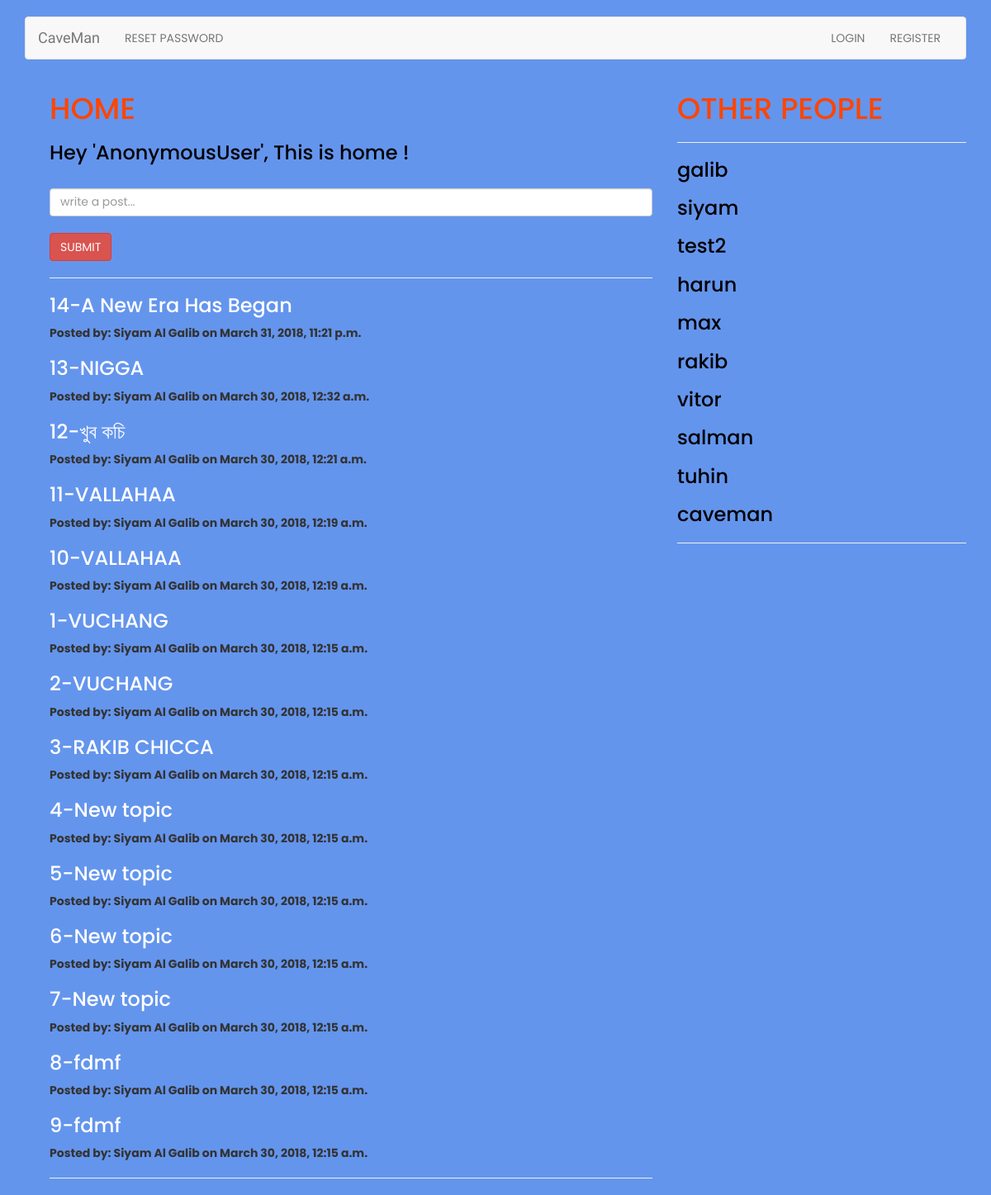
/home/, run on the app's committed database.
### home/models.py (models this page shows, shortened)
class Post(models.Model):
    post = models.CharField(max_length=500)
    user = models.ForeignKey(User)
    created = models.DateTimeField(auto_now_add=True)
    updated = models.DateTimeField(auto_now_add=True)

### home/views.py (the view, shortened to what this page needs)
class HomeView(TemplateView):
    template_name = 'home.html'
    def get(self, request, *args, **kwargs):
        form = HomeForm()
        posts = Post.objects.all().order_by('-created')
        users = User.objects.exclude(id=request.user.id)
        context = {'form': form, 'posts': posts, 'users': users}
        return render(request, self.template_name, context)

### home/forms.py
class HomeForm(forms.ModelForm):
    post = forms.CharField(widget=forms.TextInput(
        attrs={
            'class': 'form-control',
            'placeholder': 'write a post...',
        }
    ))
    class Meta:
        model = Post
        fields = ('post', )

### home/templates/home.html (shortened to what this page needs)
{% extends 'base.html' %}
{% block body %}
<div class="container">
    <div class="container container-fluid">
        <div class="col-md-8">
            <h1 style="color: orangered">HOME</h1>
            <h3 style="color: black">Hey '{{ user }}', This is home !</h3>
            <br>
            <form method="post">
                {{ form.post }}
                <br>
                <button type="submit" class="btn btn-danger">
                    SUBMIT
                </button>
            </form>
            <hr>
            {% for post in posts %}
                <h3 style="color: white">{{ post.pk }}-{{ post.post }}</h3>
                <p><b>Posted by: {{ post.user.get_full_name }} on {{ post.created }}</b></p>
            {% endfor %}
            <hr>
        </div>
        <div class="col-md-4">
            <h1 style="color: orangered">OTHER PEOPLE</h1>
            <hr>
            {% for user in users %}
                <a href="{% url 'accounts:view-profile' user.pk %}">
                    <h3 style="color: black">{{ user.username }}</h3>
                </a>
            {% endfor %}
            <hr>
        </div>
    </div>
</div>
{% endblock %}

### accounts/templates/base.html (shortened to what this page needs)
{% load static %}
<!DOCTYPE html>
<html lang="en">
    <head>
        <link rel="stylesheet" href="https://maxcdn.bootstrapcdn.com/bootstrap/3.3.7/css/bootstrap.min.css"
>
        <link rel="stylesheet" href="{% static 'accounts/style.css' %}">
    </head>
    <body>
        <br>
        <div class="container">
          <nav class="navbar navbar-default">
            <div class="container-fluid">
              <div class="navbar-header">
                <a class="navbar-brand" href="{% url 'home:home' %}">
                    CaveMan
                </a>
              </div>
              <div id="navbar" class="navbar-collapse collapse">
                  {% include 'MenuBar/menu_bar.html' %}
              </div>
            </div>
          </nav>
        </div>
        {% block body %}
        {% endblock %}
    </body>
</html>

### accounts/templates/MenuBar/menu_bar.html
{% if user.is_authenticated %}
    <ul class="nav navbar-nav">
        <li><a href="{% url 'home:home' %}">HOME</a></li>
        <li><a href="{% url 'accounts:view-profile' user.pk%}">PROFILE</a></li>
    </ul>
    <ul class="nav navbar-nav navbar-right">
        <li><a href="{% url 'accounts:logout' %}">LOGOUT</a></li>
    </ul>
{% else %}
    <ul class="nav navbar-nav">
        <li>
            <a href="{% url 'accounts:reset_password' %}">RESET PASSWORD</a>
        </li>
    </ul>
    <ul class="nav navbar-nav navbar-right">
        <li><a href="{% url 'accounts:login' %}">LOGIN</a></li>
        <li><a href="{% url 'accounts:register' %}">REGISTER</a></li>
    </ul>
{% endif %}

### accounts/static/accounts/style.css (style rules this page uses)
body { background-color: cornflowerblue; font-family: 'Poppins', sans-serif; }
.navbar-brand { font-family: 'Berkshire Swash', cursive; color: orangered; }

### data on the page
Post: pk "14", post "A New Era Has Began", user.get_full_name "Siyam Al Galib", created "March 31, 2018, 11:21 p.m."
Post: pk "13", post "NIGGA", user.get_full_name "Siyam Al Galib", created "March 30, 2018, 12:32 a.m."
Post: pk "12", post "খুব কচি", user.get_full_name "Siyam Al Galib", created "March 30, 2018, 12:21 a.m."
Post: pk "11", post "VALLAHAA", user.get_full_name "Siyam Al Galib", created "March 30, 2018, 12:19 a.m."
Post: pk "10", post "VALLAHAA", user.get_full_name "Siyam Al Galib", created "March 30, 2018, 12:19 a.m."
Post: pk "1", post "VUCHANG", user.get_full_name "Siyam Al Galib", created "March 30, 2018, 12:15 a.m."
Post: pk "2", post "VUCHANG", user.get_full_name "Siyam Al Galib", created "March 30, 2018, 12:15 a.m."
Post: pk "3", post "RAKIB CHICCA", user.get_full_name "Siyam Al Galib", created "March 30, 2018, 12:15 a.m."
Post: pk "4", post "New topic", user.get_full_name "Siyam Al Galib", created "March 30, 2018, 12:15 a.m."
Post: pk "5", post "New topic", user.get_full_name "Siyam Al Galib", created "March 30, 2018, 12:15 a.m."
Post: pk "6", post "New topic", user.get_full_name "Siyam Al Galib", created "March 30, 2018, 12:15 a.m."
Post: pk "7", post "New topic", user.get_full_name "Siyam Al Galib", created "March 30, 2018, 12:15 a.m."
Post: pk "8", post "fdmf", user.get_full_name "Siyam Al Galib", created "March 30, 2018, 12:15 a.m."
Post: pk "9", post "fdmf", user.get_full_name "Siyam Al Galib", created "March 30, 2018, 12:15 a.m."

### other printed values
{{ user }} "AnonymousUser"
{{ user.username }} "galib"
{{ user.username }} "siyam"
{{ user.username }} "test2"
{{ user.username }} "harun"
{{ user.username }} "max"
{{ user.username }} "rakib"
{{ user.username }} "vitor"
{{ user.username }} "salman"
{{ user.username }} "tuhin"
{{ user.username }} "caveman"
